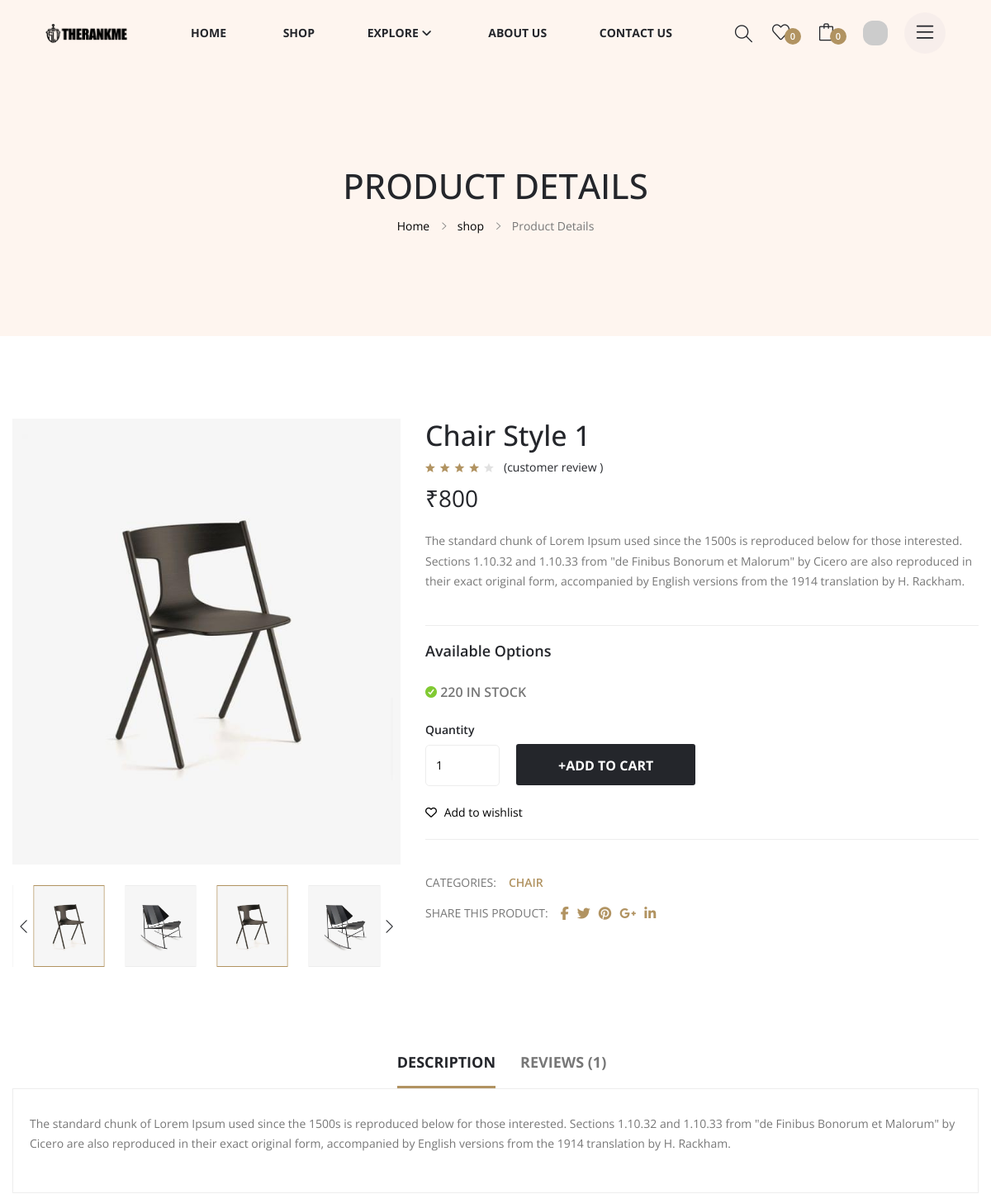
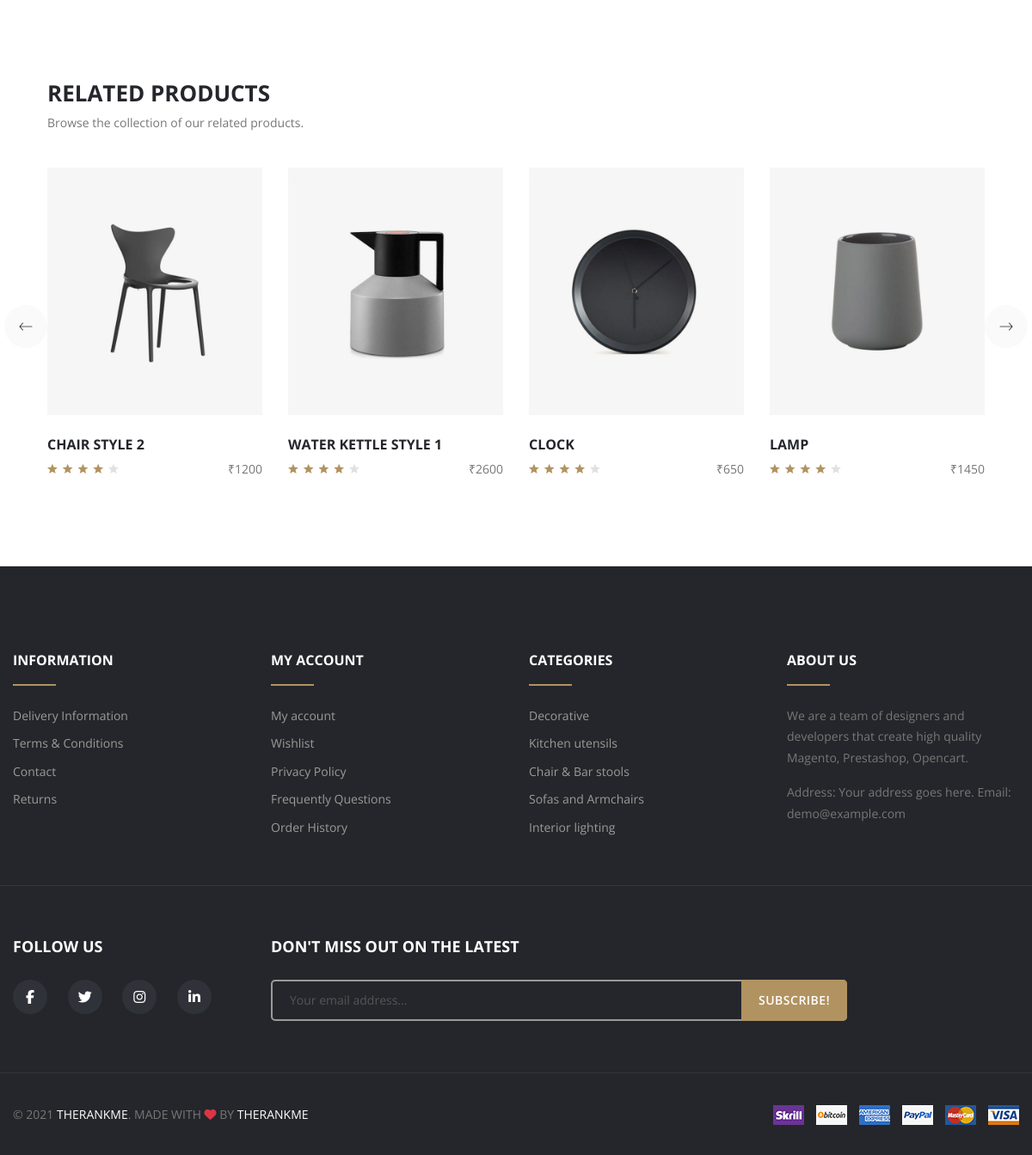
Page /product/1 on the committed database (2 pictures, top to bottom).
### app/models/product.py (models this page shows, shortened)
class ProductImage(db.Model):
    __tablename__ = 'product_images'
    id = db.Column(db.Integer, primary_key=True)
    product_id = db.Column(db.Integer, db.ForeignKey('products.id'), nullable=False)
    file_name = db.Column(db.String(50), nullable=False)

class Product(db.Model):
    __tablename__ = 'products'
    id = db.Column(db.Integer, primary_key=True)
    product_name = db.Column(db.String(50), nullable=False)
    description = db.Column(db.Text)
    price = db.Column(db.Integer, nullable=False)
    stock_quantity = db.Column(db.Integer, nullable=False)
    created_at = db.Column(db.DateTime, server_default=db.func.now())
    in_categories = db.relationship('Category', secondary=product_category, backref='products')
    images = db.relationship('ProductImage', backref='product')

### app/models/category.py (models this page shows, shortened)
class Category(db.Model):
    __tablename__ = 'categories'
    id = db.Column(db.Integer, primary_key=True)
    category_name = db.Column(db.String(100), unique=True, nullable=False)

### app/routes/product.py (the view, shortened to what this page needs)
@product.route('/product/<int:product_id>')
def product_details(product_id):
    product = Product.query.get(product_id)
    related_products = Product.query.filter(Product.id != product_id).all()
    return render_template(
        'product-details.html',
        product=product,
        related_products=related_products
    )

### app/routes/globals.py (called while the page is built)
def gravatar_url(email='email@gmail.com', size=50, rating='g', default='mp', force_default=False):
    if current_user.is_authenticated:
        email = current_user.email
        default = 'retro'
    hash_value = md5(email.lower().encode('utf-8')).hexdigest()
    return f"https://www.gravatar.com/avatar/{hash_value}?s={size}&d={default}&r={rating}&f={force_default}"

def inject_globals():
    categories = Category.query.all()
    profile_img_url = gravatar_url()
    cart_items = current_user.cart.cart_items if current_user.is_authenticated else []
    total_cart_price = sum([item.product.price * item.quantity for item in cart_items])
    wishlist_items = current_user.wishlist.wishlist_items if current_user.is_authenticated else []
    return dict(
        categories=categories,
        profile_img_url=profile_img_url,
        cart_items=cart_items,
        wishlist_items=wishlist_items,
        total_cart_price=total_cart_price,
        num_wishlist_items=len(wishlist_items),
        num_cart_items=len(cart_items)
    )

### app/templates/product-details.html (shortened to what this page needs)
{% extends 'base.html' %}
{% from 'macros.html' import render_breadcrumb %}
{% block content %}
    {{ render_breadcrumb(section_heading="Product Details", prev_page_heading="shop", prev_page_url=url_for('shop.index')) }}
    <div class="product-details-section">
        <div class="container">
            <div class="row">
                <div class="col-xl-5 col-lg-6">
                    <div class="product-details-gallery-area" data-aos="fade-up" data-aos-delay="0">
                        <div class="product-large-image product-large-image-horaizontal swiper-container">
                            <div class="swiper-wrapper">
                                {% for product_image in product.images %}
                                    <div class="product-image-large-image swiper-slide zoom-image-hover img-responsive">
                                        <img src="{{ url_for('static', filename='images/product/' + product_image.file_name) }}" alt="">
                                    </div>
                                {% endfor %}
                            </div>
                        </div>
                        <div
                            class="product-image-thumb product-image-thumb-horizontal swiper-container pos-relative mt-5">
                            <div class="swiper-wrapper">
                                {% for product_image in product.images %}
                                    <div class="product-image-thumb-single swiper-slide">
                                        <img class="img-fluid"
                                        src="{{ url_for('static', filename='images/product/' + product_image.file_name) }}" alt="">
                                    </div>
                                {% endfor %}
                            </div>
                            <div class="gallery-thumb-arrow swiper-button-next"></div>
                            <div class="gallery-thumb-arrow swiper-button-prev"></div>
                        </div>
                    </div>
                </div>
                <div class="col-xl-7 col-lg-6">
                    <div class="product-details-content-area product-details--golden" data-aos="fade-up"
                        data-aos-delay="200">
                        <div class="product-details-text">
                            <h4 class="title">{{ product.product_name }}</h4>
                            <div class="d-flex align-items-center">
                                <ul class="review-star">
                                    <li class="fill"><i class="ion-android-star"></i></li>
                                    <li class="fill"><i class="ion-android-star"></i></li>
                                    <li class="fill"><i class="ion-android-star"></i></li>
                                    <li class="fill"><i class="ion-android-star"></i></li>
                                    <li class="empty"><i class="ion-android-star"></i></li>
                                </ul>
                                <a href="#" class="customer-review ml-2">(customer review )</a>
                            </div>
                            <div class="price">₹{{ product.price }}</div>
                            <p>{{ product.description }}</p>
                        </div>
                        <div class="product-details-variable">
                            <h4 class="title">Available Options</h4>
                            <div class="variable-single-item">
                                <div class="product-stock">
                                    <span class="product-stock-in">
                                    {% if product.stock_quantity > 0 %}
                                        <i class="ion-checkmark-circled"></i></span>
                                    {% else %}
                                        <i class="ion-close-circled"></i></span>
                                    {% endif %}
                                    {{ product.stock_quantity }} IN STOCK
                                </div>
                            </div>
                            <form
                                hx-post="{{ url_for('cart.add_to_cart', product_id=product.id) }}"
                                hx-target="#modalAddcart"
                                class="d-flex align-items-center"
                            >
                                <div class="variable-single-item ">
                                    <span>Quantity</span>
                                    <div class="product-variable-quantity">
                                        <input name="quantity" min="1" max="100" value="1" type="number">
                                    </div>
                                </div>
                                <div class="product-add-to-cart-btn">
                                    <input class="btn btn-block btn-lg btn-black-default-hover"
                                        data-bs-toggle="modal"
                                        data-bs-target="#modalAddcart"
                                        type="submit"
                                        value="+Add To cart"
                                    />
                                </div>
                            </form>
                            {% include 'components/add-wishlist.html' %}
                        </div>
                        <div class="product-details-catagory mb-2">
                            <span class="title">CATEGORIES:</span>
                            <ul>
                                {% for category in product.in_categories %}
                                    <li><a href="#">{{ category.category_name.upper() }}</a></li>
                                {% endfor %}
                            </ul>
                        </div>
                        <div class="product-details-social">
                            <span class="title">SHARE THIS PRODUCT:</span>
                            <ul>
                                <li><a href="#"><i class="fa fa-facebook"></i></a></li>
                                <li><a href="#"><i class="fa fa-twitter"></i></a></li>
                                <li><a href="#"><i class="fa fa-pinterest"></i></a></li>
                                <li><a href="#"><i class="fa fa-google-plus"></i></a></li>
                                <li><a href="#"><i class="fa fa-linkedin"></i></a></li>
                            </ul>
                        </div>
                    </div>
                </div>
            </div>
        </div>
    </div>
    <div class="product-details-content-tab-section section-top-gap-100">
        <div class="container">
            <div class="row">
                <div class="col-12">
                    <div class="product-details-content-tab-wrapper" data-aos="fade-up" data-aos-delay="0">
                        <ul class="nav tablist product-details-content-tab-btn d-flex justify-content-center">
                            <li><a class="nav-link active" data-bs-toggle="tab" href="#description">
                                    Description
                                </a></li>
                            <li><a class="nav-link" data-bs-toggle="tab" href="#review">
                                    Reviews (1)
                                </a></li>
                        </ul>
                        <div class="product-details-content-tab">
                            <div class="tab-content">
                                <div class="tab-pane active show" id="description">
                                    <div class="single-tab-content-item">
                                        <p>{{ product.description }}</p>
                                    </div>
                                </div>
                            </div>
                        </div>
                    </div>
                </div>
            </div>
        </div>
    </div>
    <div class="product-default-slider-section section-top-gap-100 section-fluid">
        <div class="section-title-wrapper" data-aos="fade-up" data-aos-delay="0">
            <div class="container">
                <div class="row">
                    <div class="col-12">
                        <div class="section-content-gap">
                            <div class="secton-content">
                                <h3 class="section-title">RELATED PRODUCTS</h3>
                                <p>Browse the collection of our related products.</p>
                            </div>
                        </div>
                    </div>
                </div>
            </div>
        </div>
        <div class="product-wrapper" data-aos="fade-up" data-aos-delay="0">
            <div class="container">
                <div class="row">
                    <div class="col-12">
                        <div class="product-slider-default-1row default-slider-nav-arrow">
                            <div class="swiper-container product-default-slider-4grid-1row">
                                <div class="swiper-wrapper">
                                    {% for product in related_products %}
                                        <div class="product-default-single-item product-color--golden swiper-slide">
                                            <div class="image-box">
                                                <a href="product-details.html" class="image-link">
                                                    <img src="{{ url_for('static', filename='images/product/' + product.images[0].file_name) }}" alt="">
                                                </a>
                                            </div>
                                            <div class="content">
                                                <div class="content-left">
                                                    <h6 class="title">
                                                        <a href="product-details.html">{{ product.product_name }}</a>
                                                    </h6>
                                                    <ul class="review-star">
                                                        <li class="fill"><i class="ion-android-star"></i></li>
                                                        <li class="fill"><i class="ion-android-star"></i></li>
                                                        <li class="fill"><i class="ion-android-star"></i></li>
                                                        <li class="fill"><i class="ion-android-star"></i></li>
                                                        <li class="empty"><i class="ion-android-star"></i></li>
                                                    </ul>
                                                </div>
                                                <div class="content-right">
                                                    <span class="price">₹{{ product.price }}</span>
                                                </div>
                                            </div>
                                        </div>
                                    {% endfor %}
                                </div>
                            </div>
                            <div class="swiper-button-prev"></div>
                            <div class="swiper-button-next"></div>
                        </div>
                    </div>
                </div>
            </div>
        </div>
    </div>
{% endblock %}

### rows in the picture
ProductImage: file_name (placeholder picture)
ProductImage: file_name (placeholder picture)
Product: product_name "Chair Style 1", price "800", description "The standard chunk of Lorem Ipsum used since the 1500s is reproduced below for those interested. Sections 1.10.32 and 1.10.33 from \"de Finibus Bonorum et Malorum\" by Cicero are also reproduced in their exact original form, accompanied by English versions from the 1914 translation by H. Rackham.", stock_quantity "220"
Category: category_name "CHAIR"
Product: file_name (placeholder picture), product_name "CHAIR STYLE 2", price "1200"
Product: file_name (placeholder picture), product_name "WATER KETTLE STYLE 1", price "2600"
Product: file_name (placeholder picture), product_name "CLOCK", price "650"
Product: file_name (placeholder picture), product_name "LAMP", price "1450"

### other values in the picture
{{ section_heading }} "PRODUCT DETAILS"
{{ prev_page_heading }} "shop"
{{ section_heading }} "Product Details"
